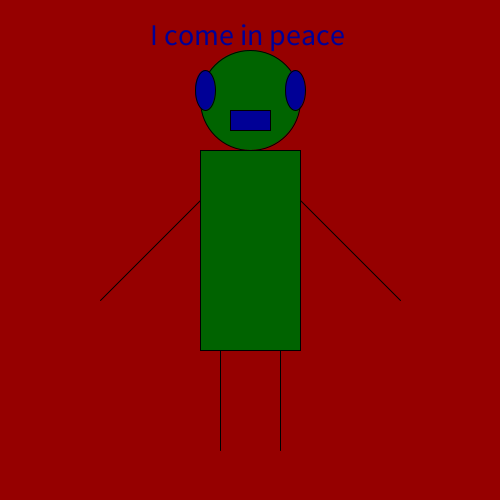
Frame 1 (no input)
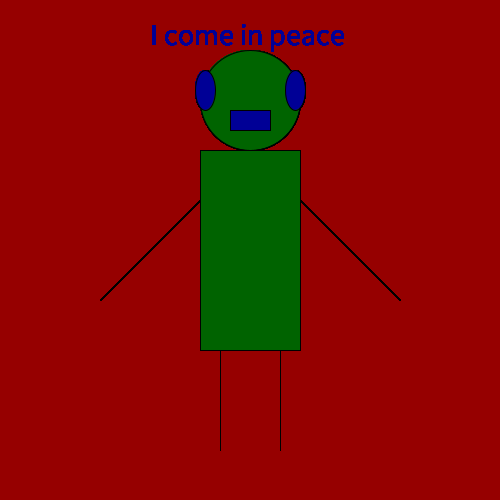
Frame 60 (the mouse pressed at the canvas centre just before this capture)
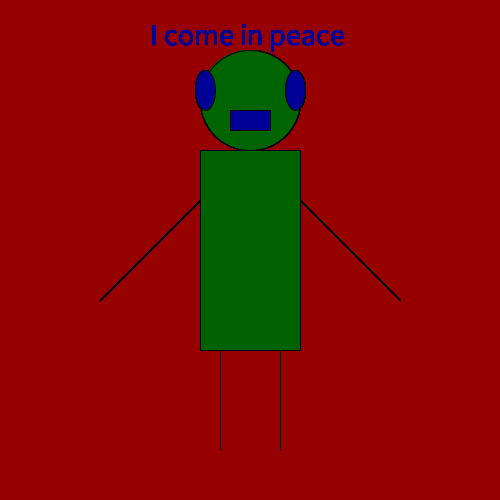
Frame 120 (the mouse held since frame 60 and released just before this capture)

The Processing sketch that drew these frames (run headless with seeded random() and noise(); from frame 60 on, the mouse is pressed at the canvas centre):

// Processing sketch: processing_30981
// ── processing_30981.pde

void setup() {
  size(500,500);
  background(color(150,0,0));
}

void draw() {
  fill(0,100,0);
  ellipse(250,100,100,100);
  fill(0,99,0);
  rect(200,150,100,200);
  fill(0,0,150);
  ellipse(205,90,20,40);
  fill(0,0,150);
  ellipse(295,90,20,40);
  line(200,200,100,300);
  line(300,200,400,300);
  line(220,350,220,450);
  line(280,350,280,450);
  textSize(30);
  text("I come in peace",150,45);
  rect(230,110,40,20);
  
 
}
